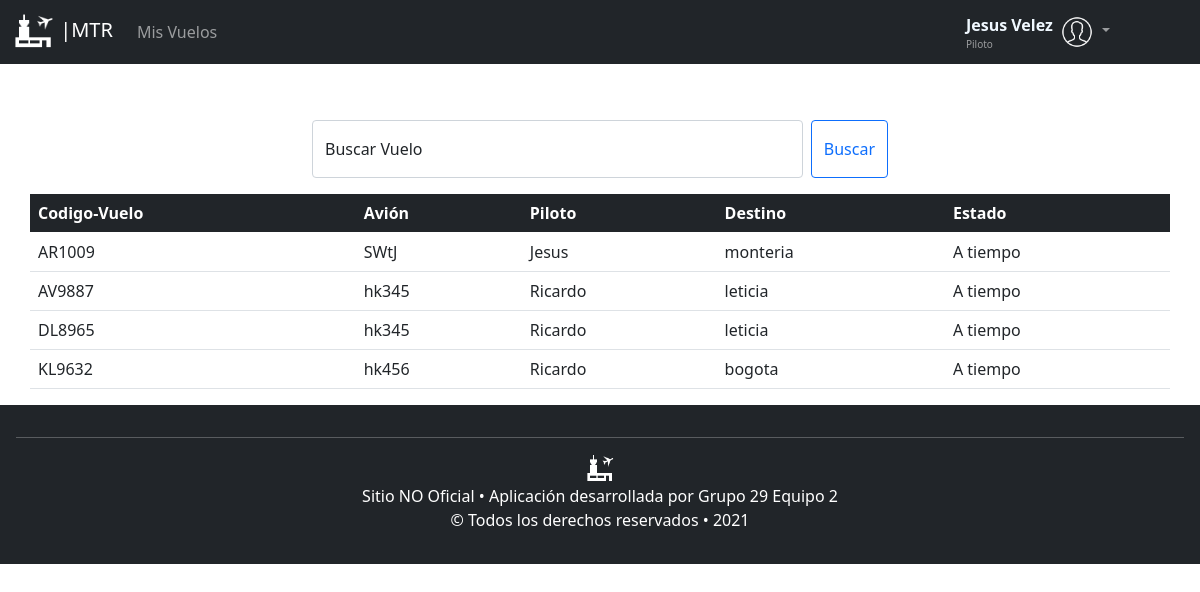
Screenshot of / (signed in) with the database file from the repository.
### tables this page shows
CREATE TABLE personas (nombre VARCHAR (45) NOT NULL, apellido VARCHAR (45) NOT NULL, identificacion INTEGER NOT NULL, correo VARCHAR (100) PRIMARY KEY, contrasena VARCHAR (256) NOT NULL, tipo_usuario INTEGER NOT NULL);

CREATE TABLE vuelos (codigo VARCHAR (8) PRIMARY KEY, fecha DATE NOT NULL, hora TIME NOT NULL, destino VARCHAR (45) NOT NULL REFERENCES ciudades (nombre_ciudad), avion VARCHAR (45) NOT NULL REFERENCES aviones (matricula) ON UPDATE CASCADE, piloto VARCHAR (100) NOT NULL REFERENCES personas (correo) ON UPDATE CASCADE, puerta INTEGER NOT NULL);

### app.py (the view)
@app.route('/', methods=('GET', 'POST'))
def index():
    try:
        if request.method == 'POST':
            print("entre por post")
            db = get_db()
            busqueda = request.form['busqueda']
            result = db.execute(
                'SELECT codigo,avion,piloto,destino FROM vuelos where codigo =' + "'"+busqueda + "'"
            ).fetchall()
            print(result)
            close_db()
            return render_template('consultas.html', datos=result)
        else:
            print("entre por get")
            db = get_db()
            todos = []
            lista2 = []
            lista3 = []
            codigo = db.execute(
                'select codigo from vuelos'
            ).fetchall()
            todos.append(codigo)
            avion = db.execute(
                'SELECT avion FROM vuelos'
            ).fetchall()
            todos.append(avion)
            pilotos = db.execute(
                'SELECT piloto FROM vuelos'
            ).fetchall()
            todos.append(pilotos)
            destino = db.execute(
                'SELECT destino FROM vuelos'
            ).fetchall()
            todos.append(destino)
            close_db()
            for x in todos:
                lista = []
                for j in x:
                    lista.append(j[0])
                lista2.append(lista)
            for a in range(len(lista2)):
                lista = []
                for i in range(4):
                    print(lista2[i][a])
                    lista.append(lista2[i][a])
                lista3.append(lista)
            return render_template('consultas.html', datos=lista3)
    except:
        return render_template('consultas.html')

### app.py (called while the page is built)
@app.before_request
def load_logged_in_user():
    print("Entre al before request :)")
    user_id = session.get('user_id')
    if(user_id is None):
        g.user = None
    else:
        g.user = get_db().execute(
            'SELECT * FROM personas WHERE correo = ?', (user_id,)
        ).fetchone()

### db.py (called while the page is built)
def get_db():
    try:
        if 'db' not in g:
            g.db=sqlite3.connect('aeropuerto.db')
        return g.db
    except Error:
        print(Error)

### templates/consultas.html (shortened to what this page needs)
{% extends "layout.html" %}
{% block contenido %}
<br>
<br>
<form class="d-flex form-floating mb-3 container-sm " id="margenBuscar" method="POST">
  <input name="busqueda" class="form-control me-2" id="floatingInput" type="search" placeholder="Buscar vuelos" aria-label="Search">
  <label for="floatingInput" id="labelBuscar">Buscar Vuelo</label>
  <button class="btn btn-outline-primary" type="submit">Buscar</button>
</form>
<table class="table container-sm">
  <thead class="table-dark">
    <tr>
      <th scope="col">Codigo-Vuelo</th>
      <th scope="col">Avión</th>
      <th scope="col">Piloto</th>
      <th scope="col">Destino</th>
      <th scope="col">Estado</th>
    </tr>
  </thead>
  <tbody>
    {% for a in datos %}
    <tr>
      {% for j in a %}
        <td> {% print(j) %}</td>
      {% endfor %}
      <td> A tiempo</td>
    </tr>
    {% endfor %}
  </tbody>
</table>
{% endblock %}

### templates/layout.html (shortened to what this page needs)
<!DOCTYPE html>
<html>
<head>
    <link href="https://cdn.jsdelivr.net/npm/bootstrap@5.0.0-beta2/dist/css/bootstrap.min.css" rel="stylesheet"
>
    <link rel="stylesheet" type="text/css" href="/static/CSS/estiloLayout.css">
</head>
<body>
    <header>
        <nav class="navbar fixed-top  navbar-expand-lg navbar-dark bg-dark">
            <div class="container-fluid">
                <a class="navbar-brand" href="/">
                    <img src="/static/images/aeropuertoIcon.png" alt="" width="43"
                        height="38">
                    |MTR
                </a>
                <div class="collapse navbar-collapse" id="navbarSupportedContent">
                    {% if not g.user %}
                        <ul class="navbar-nav me-auto mb-2 mb-lg-0">
                        <!--    <li class="nav-item">
                                <a class="nav-link active" aria-current="page" href="#">Home</a>
                            </li>-->
                        </ul>
                        <ul class="navbar-nav mb-2 mb-lg-0">
                            <li class="nav-item">
                                <a href="/login" class="btn btn-link" id="btnRegistrar">Ingresar</a>
                            </li>
                            <li class="nav-item">
                                <a href="/registro" class="btn btn-link" id="btnRegistrar">Registrar</a>
                            </li>
                        </ul>
                    {% else %}
                    <ul class="navbar-nav me-auto mb-2 mb-lg-0">
                            {% if g.user[5]==2 %}
                                <li class="nav-item">
                                    <a class="nav-link" aria-current="page" href="/vistapiloto">Mis Vuelos</a>
                                </li>
                            {% endif %}
                        </ul>
                        <div class="float-sm-start" >
                            <span class="fs-6 fw-bold  align-middle text-capitalize" style="color: aliceblue;">{{g.user[0]}}  {{g.user[1]}}</span>
                            <br>
                            {% if g.user[5]==2 %}
                            <span class="navbar-text" style="font-size: x-small;">
                                Piloto
                              </span>
                            {% endif %}
                        </div>
                        <ul class="navbar-nav mb-2 mb-lg-0" style="margin-right: 5%;">
                            <li class="nav-item dropdown">
                                <a class="nav-link dropdown-toggle" id="desplegableUser" href="#" id="navbarDropdown"
                                    role="button" data-bs-toggle="dropdown" aria-expanded="false">
                                    <img src="/static/images/user.png" width="49%">
                                </a>
                            </li>
                        </ul>
                    {% endif %}
                </div>
            </div>
        </nav>
    </header>
    <div>
        <br>
        <br>
        <br>
    </div>
    {% block contenido %}
    {% endblock %}
    <footer style="border-bottom: 100cm;" class="p-3 mb-2 bg-dark text-white">
        <hr />
        <img src="/static/images/aeropuertoIcon.png" width="30px" height="30px" id="imageFooter">
        <p>
            Sitio NO Oficial • Aplicación desarrollada por Grupo 29 Equipo 2
        <br>
            &copy; Todos los derechos reservados • 2021
        </p>
    </footer>
</body>
</html>

### static/CSS/estiloLayout.css (style rules this page uses)
footer { text-align: center }
#margenBuscar { max-width: 50%; }
#labelBuscar { margin-left: 2%; }
.d-flex { margin-bottom: auto }

### rows the page displays
personas: nombre "Jesus", apellido "Velez"
vuelos: codigo "AR1009", avion "hk456", piloto "Ricardo", destino "bogota"
vuelos: avion "SWtJ", piloto "Jesus", destino "monteria", codigo "AV9887"
vuelos: avion "hk345", piloto "Ricardo", destino "leticia"
vuelos: codigo "DL8965"
vuelos: avion "hk345", piloto "Ricardo", destino "leticia", codigo "KL9632"
